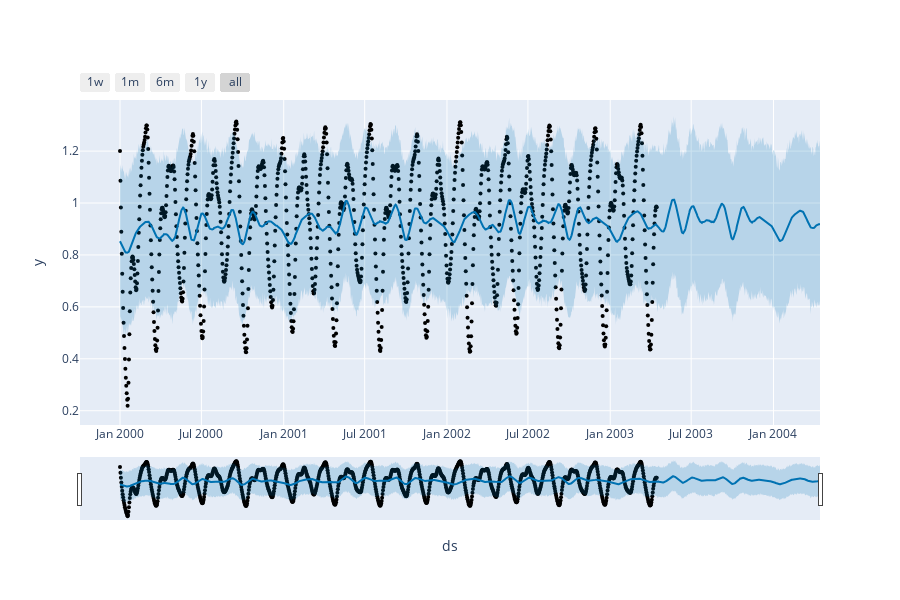

Notebook cell for this chart:
### Markdown cell above
Poniżej interaktywne wykresy `plotly`.

### Code cell
from prophet.plot import plot_plotly, plot_components_plotly

plot_plotly(m, forecast)

### Figure 1 — Plotly figure (JSON) as saved in the notebook; plotly's stock layout.template omitted (floating-point values rounded to 4 significant figures; data arrays with more than 128 entries replaced by an {"elided": "..."} marker saying what was removed)
{"data": [{"marker": {"color": "black", "size": 4}, "mode": "markers", "name": "Actual", "type": "scatter", "x": {"elided": "1201 str values"}, "y": {"elided": "1201 float values"}}, {"hoverinfo": "skip", "line": {"width": 0}, "mode": "lines", "type": "scatter", "x": {"elided": "1566 str values"}, "y": {"elided": "1566 float values"}}, {"fill": "tonexty", "fillcolor": "rgba(0, 114, 178, 0.2)", "line": {"color": "#0072B2", "width": 2}, "mode": "lines", "name": "Predicted", "type": "scatter", "x": {"elided": "1566 str values"}, "y": {"elided": "1566 float values"}}, {"fill": "tonexty", "fillcolor": "rgba(0, 114, 178, 0.2)", "hoverinfo": "skip", "line": {"width": 0}, "mode": "lines", "type": "scatter", "x": {"elided": "1566 str values"}, "y": {"elided": "1566 float values"}}], "layout": {"height": 600, "showlegend": false, "width": 900, "xaxis": {"rangeselector": {"buttons": [{"count": 7, "label": "1w", "step": "day", "stepmode": "backward"}, {"count": 1, "label": "1m", "step": "month", "stepmode": "backward"}, {"count": 6, "label": "6m", "step": "month", "stepmode": "backward"}, {"count": 1, "label": "1y", "step": "year", "stepmode": "backward"}, {"step": "all"}]}, "rangeslider": {"visible": true}, "title": {"text": "ds"}, "type": "date"}, "yaxis": {"title": {"text": "y"}}}}
